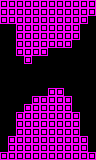

Tiled map render using the project's own tile images. Description and the map definition, with tile-layer contents summarised, below:
An orthogonal 12x20 tile map with 8x8 px tiles, 1 tile layer (main).

<map version="1.0" orientation="orthogonal" renderorder="right-down" width="12" height="20" tilewidth="8" tileheight="8" nextobjectid="218">
 <properties>
  <property name="type" value="open" />
 </properties>
 <tileset firstgid="1" name="tiles" tilewidth="8" tileheight="8" tilecount="24" columns="6">
  <image source="../../../images/tiles.png" width="48" height="32" />
  <tile id="1">
   <properties>
    <property name="type" value="open" />
   </properties>
  </tile>
 </tileset>
 <layer name="main" width="12" height="20">
  <data>[240 cells, 132 non-empty, 1 distinct tile ids]</data>
 </layer>
 <objectgroup name="objects" />
 <objectgroup name="hazards" />
 <objectgroup name="enemies" />
</map>
